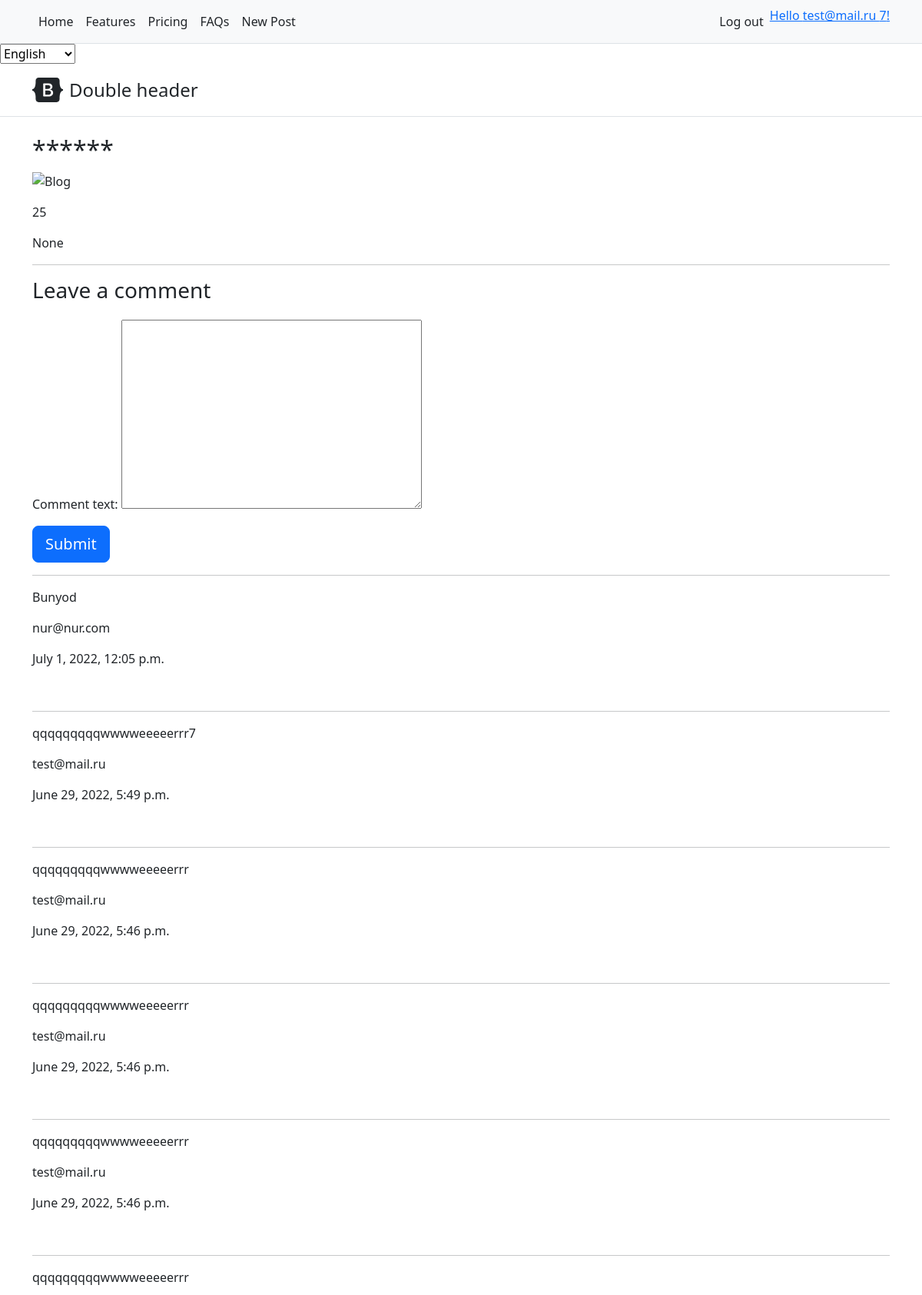
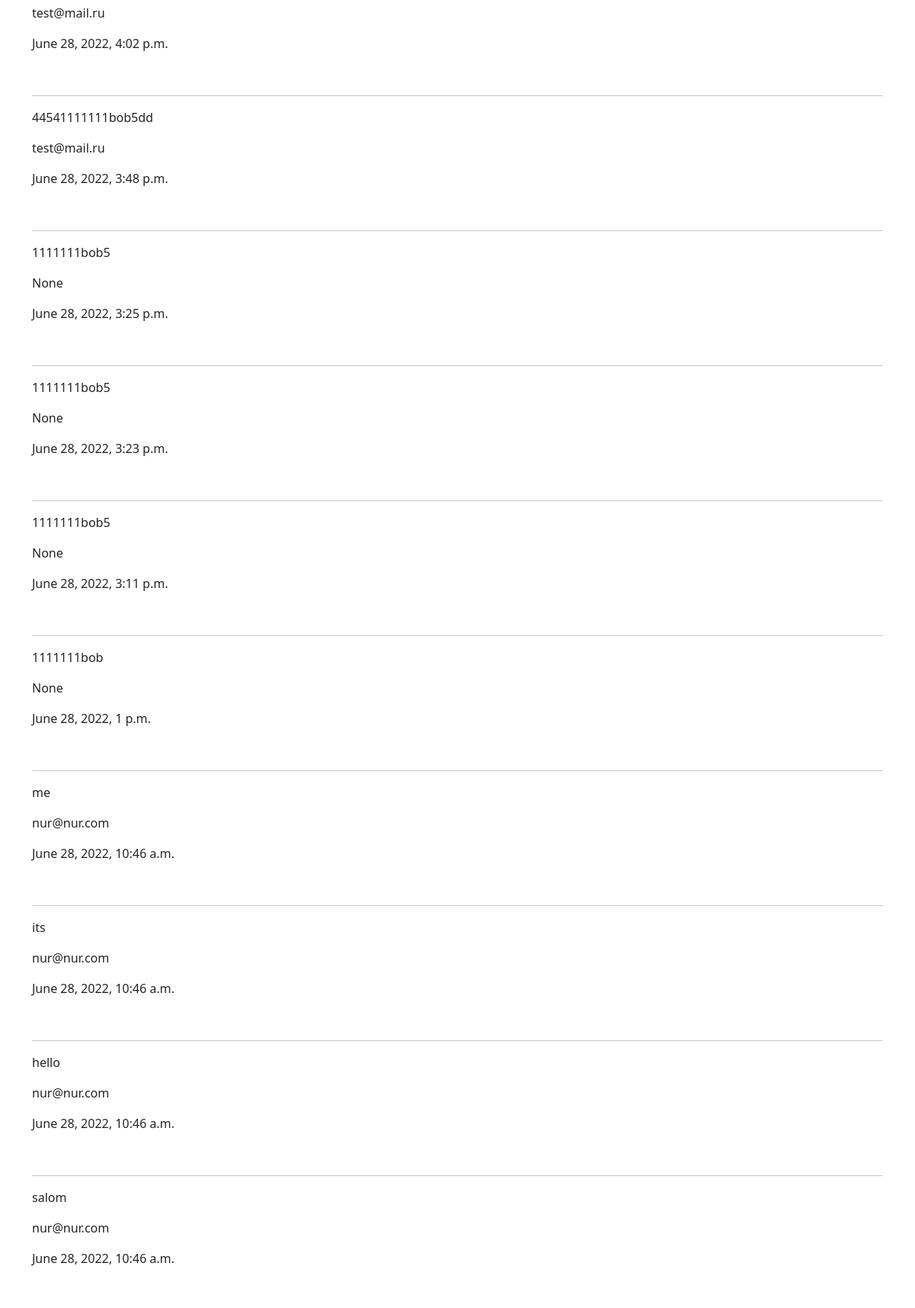
The page /en/main/detail/25 (signed in, upper part) on the database its author committed (2 pictures, top to bottom).
### accounts/models.py (models this page shows, shortened)
class Account(AbstractBaseUser):
    email = models.EmailField(verbose_name='email', max_length=50, unique=True)
    phone_number = models.CharField(max_length=15, unique=True)
    f_name = models.CharField(max_length=50, blank=True, null=True)
    l_name = models.CharField(max_length=50, blank=True, null=True)
    sex = models.BooleanField(null=True, blank=True)
    date_birthday = models.DateTimeField(blank=True, null=True)
    is_admin = models.BooleanField(default=False)
    is_active = models.BooleanField(default=True)
    is_staff = models.BooleanField(default=False)
    is_superuser = models.BooleanField(default=False)
    USERNAME_FIELD = 'email'
    REQUIRED_FIELDS = ['phone_number']
    objects = MyAccountManage()
    class Meta:
        app_label = 'accounts'

### blog/models.py (models this page shows, shortened)
class PagesModel(models.Model):
    title = models.CharField(max_length=150)
    body = models.TextField()
    author = models.ForeignKey(settings.AUTH_USER_MODEL, on_delete=models.CASCADE, blank=True, null= True)
    image = models.ImageField(upload_to=upload_location , null = True, blank = True)
    created_date = models.DateTimeField(auto_now_add=True)
    date_updated = models.DateTimeField(auto_now=True)
    class Meta:
        ordering = ('-created_date', )
    @property
    def imageURL(self):
        try:
            url = str(self.image.url)
        except:
            url = ''
        return url

class CommentModel(models.Model):
    author = models.ForeignKey(settings.AUTH_USER_MODEL, related_name='comment', on_delete=models.SET_NULL, null=True)
    blog = models.ForeignKey(PagesModel, related_name='comment', on_delete=models.CASCADE)
    comment_text = models.TextField()
    date_created = models.DateTimeField(auto_now_add=True)
    date_updated = models.DateTimeField(auto_now=True)
    class Meta:
        ordering = ('-date_created', )

### blog/views.py (the view)
# urls.py: path('detail/<int:pk>', detail_blog_view, name='detail'),
def detail_blog_view(request, pk):
    user = request.user
    if not user.is_authenticated:
        return redirect('accounts:login')
    context = {}
    blog_post = get_object_or_404(PagesModel, pk = pk)
    comments = CommentModel.objects.filter(blog_id = pk)
    context['blog_post'] = blog_post
    context['comments'] = comments
    if request.method == "POST":
        comment_form = CommentsForm(data=request.POST)
        if comment_form.is_valid():
            new_comment = comment_form.save(commit=False)
            new_comment.blog = blog_post
            new_comment.author = user
            new_comment.save()
            return redirect(f'{request.path}')
    else:
        comment_form = CommentsForm()
    context['comment_form'] = comment_form
    return render(request, 'detail.html', context)

### blog/forms.py
class CommentsForm(forms.ModelForm):
    class Meta:
        model = CommentModel
        fields = ['comment_text']

### blog/templates/detail.html (shortened to what this page needs)
{% extends "base.html" %}
{% load i18n %}
{% block content %}
<div class="content-wrapper">
    <div class="inner-container container">
        <div class="row">
            <div class="section-header col-md-12">
                <h2>******</h2>
            </div>
        </div>
        <div class="row">
            <div class=" col-md-12">
                <img src="{{blog_post.imageURL}}" alt="Blog" height="360px" width="240px" >
            </div>
            <div class="blog-info col-md-12">
                <div class="box-content">
                    <p>{{blog_post.id}}</p>
                    <p>{{blog_post.author}}</p>
                </div>
    <hr class="featurette-divider">
    <div class="card-body">
        {% if new_comment %}
        <div class="alert alert-success" role="alert">
          Your comment is awaiting moderation
        </div>
        {% else %}
        <h3>Leave a comment</h3>
        <form method="post" style="margin-top: 1.3em;">
          {{ comment_form.as_p }}
          <button type="submit" class="btn btn-primary  btn-lg">Submit</button>
        </form>
        {% endif %}
    <hr class="featurette-divider">
      </div>
                {% for comment in comments %}
                <div>
                    <p>{{ comment.comment_text }}</p>
                    <p>{{ comment.author }}</p>
                    <p>{{ comment.date_created }}</p>
                    <br>
                </div>
    <hr class="featurette-divider">
            {% endfor %}
{% endblock content %}

### templates/snippets/header.html (shortened to what this page needs)
{% load static %}
{% load i18n %}
<!doctype html>
<html lang="en">
  <head>
<link href="{% static 'assets/dist/css/bootstrap.min.css' %} " rel="stylesheet">
    <link href="{% static 'headers.css' %} " rel="stylesheet">
  </head>
  <body>
<main>
  <nav class="py-2 bg-light border-bottom">
    <div class="container d-flex flex-wrap">
      <ul class="nav me-auto">
        <li class="nav-item"><a href="#" class="nav-link link-dark px-2 active" aria-current="page">Home</a></li>
        <li class="nav-item"><a href="#" class="nav-link link-dark px-2">Features</a></li>
        <li class="nav-item"><a href="#" class="nav-link link-dark px-2">Pricing</a></li>
        <li class="nav-item"><a href="#" class="nav-link link-dark px-2">FAQs</a></li>
        <li class="nav-item"><a href="{% url 'blog:create' %} " class="nav-link link-dark px-2">New Post</a></li>
      </ul>
      <ul class="nav">
        {% if user.is_authenticated  %}
        <li class="nav-item"><a href="{% url 'accounts:logout' %}" class="nav-link link-dark px-2">Log out</a></li>
        <li class="nav-item"><a href="{% url 'accounts:update' user.id %}"> Hello {{user}} {{user.id}}!</a> </li>
        {% else %}
        <li class="nav-item"><a href="{% url 'accounts:login' %}" class="nav-link link-dark px-2">Login</a></li>
        <li class="nav-item"><a href="{% url 'accounts:signup' %}" class="nav-link link-dark px-2">Sign up</a></li>
        {% endif %}
                  </ul>
              </div>
  </nav>
  <form action="{% url 'set_language' %}" method="post">{% csrf_token %}
      <select name="language" onchange="this.form.submit()" class="lang-select" style="text-transform: capitalize">
          {% get_current_language as LANGUAGE_CODE %}
          {% get_available_languages as LANGUAGES %}
          {% get_language_info_list for LANGUAGES as languages %}
          {% for language in languages %}
              <option value="{{ language.code }}" {% if language.code == LANGUAGE_CODE %} selected {% endif %} style="text-transform: capitalize">
                  {{ language.name_local }}
              </option>
          {% endfor %}
      </select>
  </form>
  <header class="py-3 mb-4 border-bottom">
    <div class="container d-flex flex-wrap justify-content-center">
      <a href="/" class="d-flex align-items-center mb-3 mb-lg-0 me-lg-auto text-dark text-decoration-none">
        <svg class="bi me-2" width="40" height="32"><use xlink:href="#bootstrap"/></svg>
        <span class="fs-4">Double header</span>
      </a>
    </div>
  </header>
</main>
  </body>
</html>

### templates/snippets/header.html (style rules this page uses)
.bi { vertical-align: -.125em; fill: currentColor; }

### templates/snippets/footer.html (style rules this page uses)
.bi { vertical-align: -.125em; fill: currentColor; }

### rows shown on the page
Account: email "test@mail.ru", id "7"
PagesModel: id "25", author "None"
CommentModel: comment_text "Bunyod", author "nur@nur.com", date_created "July 1, 2022, 12:05 p.m."
CommentModel: comment_text "qqqqqqqqqwwwweeeeerrr7", author "test@mail.ru", date_created "June 29, 2022, 5:49 p.m."
CommentModel: comment_text "qqqqqqqqqwwwweeeeerrr", author "test@mail.ru", date_created "June 29, 2022, 5:46 p.m."
CommentModel: comment_text "qqqqqqqqqwwwweeeeerrr", author "test@mail.ru", date_created "June 29, 2022, 5:46 p.m."
CommentModel: comment_text "qqqqqqqqqwwwweeeeerrr", author "test@mail.ru", date_created "June 29, 2022, 5:46 p.m."
CommentModel: comment_text "qqqqqqqqqwwwweeeeerrr", author "test@mail.ru", date_created "June 28, 2022, 4:02 p.m."
CommentModel: comment_text "44541111111bob5dd", author "test@mail.ru", date_created "June 28, 2022, 3:48 p.m."
CommentModel: comment_text "1111111bob5", author "None", date_created "June 28, 2022, 3:25 p.m."
CommentModel: comment_text "1111111bob5", author "None", date_created "June 28, 2022, 3:23 p.m."
CommentModel: comment_text "1111111bob5", author "None", date_created "June 28, 2022, 3:11 p.m."
CommentModel: comment_text "1111111bob", author "None", date_created "June 28, 2022, 1 p.m."
CommentModel: comment_text "me", author "nur@nur.com", date_created "June 28, 2022, 10:46 a.m."
CommentModel: comment_text "its", author "nur@nur.com", date_created "June 28, 2022, 10:46 a.m."
CommentModel: comment_text "hello", author "nur@nur.com", date_created "June 28, 2022, 10:46 a.m."
CommentModel: comment_text "salom", author "nur@nur.com", date_created "June 28, 2022, 10:46 a.m."

### other values the page prints
form field language "English"
